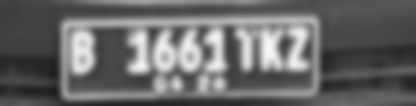
#> input picture Data Test for BDC 2023 - Penyisihan/DataTest4.png, 416 x 106 px, found by its file name
$ python Main.py
#> lines starting #> are read from the running program, lines starting #| are printed output that depends on the picture; after the words box and inside, x2 and y2 are one past the last pixel; in counts of white or black regions, pixels touching at a corner belong together
import cv2
import imutils
import easyocr
import numpy as np
from matplotlib import pyplot as plt

# Load image
path = r"D:/Lomba BDC/Model OCR/Data Test/"
image = cv2.imread(path + 'DataTest4.png')
#> image is the input picture: shape (106, 416, 3); min 29, max 250, mean 104.2
gray = cv2.cvtColor(image, cv2.COLOR_BGR2GRAY)

# Filter and find edges
bfilter = cv2.bilateralFilter(gray, 11, 17, 17)
edged = cv2.Canny(bfilter, 30, 200)
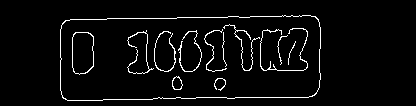
#> edged: shape (106, 416); 4.1% white in thin lines or dots, all inside (x1, y1, x2, y2) = (60, 15, 321, 101)

# Find contours and sort by area
contours = cv2.findContours(edged.copy(), cv2.RETR_TREE, cv2.CHAIN_APPROX_SIMPLE)
#> contours = 16 contours, 5 with area under 20; largest, box (x1, y1, x2, y2) and area: (60, 15, 321, 101) 20855, (60, 15, 321, 101) 20842, (72, 32, 94, 75) 808, (72, 32, 94, 75) 793, (172, 76, 183, 90) 102
contours = imutils.grab_contours(contours)
contours = sorted(contours, key=cv2.contourArea, reverse=True)[:10]
#> contours = 10 contours; largest, box (x1, y1, x2, y2) and area: (60, 15, 321, 101) 20855, (60, 15, 321, 101) 20842, (72, 32, 94, 75) 808, (72, 32, 94, 75) 793, (172, 76, 183, 90) 102

# Find the largest rectangle contour
location = None
for contour in contours:
    approx = cv2.approxPolyDP(contour, 10, True)
    if len(approx) == 4:
        location = approx
        break
#> this loop made 1 pass
#> location on pass 1: [[319, 22], [65, 20], [61, 94], [312, 96]]

print(location)
#| [[[319  22]]
#|  [[ 65  20]]
#|  [[ 61  94]]
#|  [[312  96]]]

# OCR to Read Text
if location is not None:
    (x, y, w, h) = cv2.boundingRect(location)
#> x = 61; y = 20; w = 259; h = 77
    crop_image = gray[y:y + h, x:x + w]
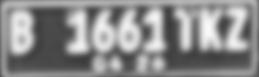
#> crop_image: shape (77, 259); min 59, max 250, mean 139.5
#> (the run stopped early here; a loop or call above may not have finished)

$ run again, with Data Test for BDC 2023 - Penyisihan/DataTest12.png copied over Data Test for BDC 2023 - Penyisihan/DataTest4.png
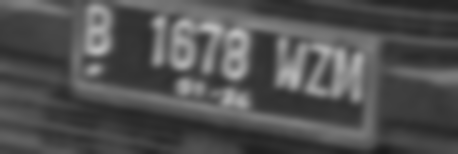
#> input picture Data Test for BDC 2023 - Penyisihan/DataTest12.png, 458 x 154 px, found by its file name
#> image is the input picture: shape (154, 458, 3); min 27, max 188, mean 80.7
#> `edged = cv2.Canny(bfilter, 30, 200)`:
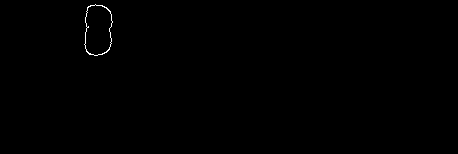
#> edged: shape (154, 458); 0.21% white in thin lines or dots, all inside (x1, y1, x2, y2) = (84, 4, 113, 56)
#> contours = 2 contours; box (x1, y1, x2, y2) and area: (84, 4, 113, 56) 1162, (84, 4, 113, 56) 1142
#> the loop `for contour in contours:` made 1 pass
#> location on pass 1: [[95, 4], [84, 44], [97, 55], [112, 21]]
#| [[[ 95   4]]
#|  [[ 84  44]]
#|  [[ 97  55]]
#|  [[112  21]]]
#> x = 84; y = 4; w = 29; h = 52
#> `crop_image = gray[y:y + h, x:x + w]`:
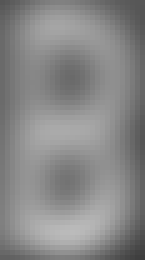
#> crop_image: shape (52, 29) (shown 5 times larger); min 61, max 187, mean 134.9
